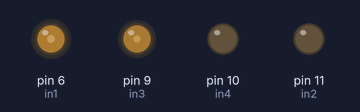
Bench run of a sketch on a simulated Arduino Uno, built with avr-gcc and run on an emulated ATmega328P. Shown: output pins drawn as LEDs (lit = HIGH).

Above: at 0.1 s.
Timing chart, 0 to 1.6 s (numbered marks = the images above):
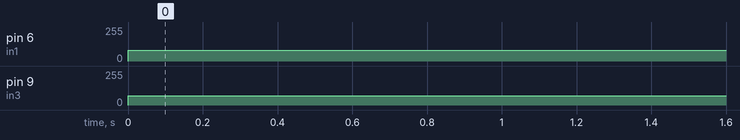

The sketch:

extest.ino
```cpp
 int in1 = 6;
 int in2 = 11;
int in3 = 9;
int in4 = 10;
void setup() {
    // pinMode( ena, OUTPUT );
    // pinMode( enb, OUTPUT );
    pinMode( in1, OUTPUT );
    pinMode( in2, OUTPUT );
    pinMode( in3, OUTPUT );
    pinMode( in4, OUTPUT );

    analogWrite( in2, 0 );
    analogWrite( in4, 0 );


}
void loop() {
    //выставляем режим мотора - вращение по часовой
    analogWrite( in1, 80 );
    analogWrite( in3, 70 );

}
```

Measured:
- by itself, pin 6 (in1): 0/255 → 80/255 at 0.00 s
- by itself, pin 9 (in3): 0/255 → 70/255 at 0.00 s
